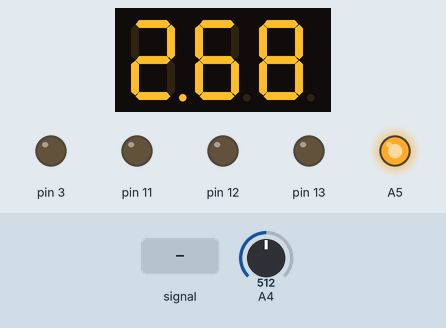
Bench run of a sketch on a simulated Arduino Uno, built with avr-gcc and run on an emulated ATmega328P. Parts: 3-digit seven-segment display, output pins drawn as LEDs (lit = HIGH). Wiring (inferred from the names in the program): 3-digit 7-segment display, segments lit when HIGH: segments pin 10, pin 9, pin 8, pin 7, pin 6, pin 5, pin 4, pin 2; digit selects A3, pin 0, pin 1. Inputs (shaded band) come from the test bench; at power-on: A4 = 512. The segment pins are drawn as the display they are named for; pins used as bus, display or sensor lines are not drawn.

Above: at 1.2 s.
1.3 s: A4 set to 769
At 2.6 s:
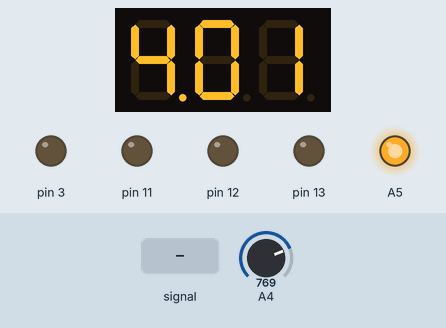
2.8 s: A4 set to 791
At 3.9 s:
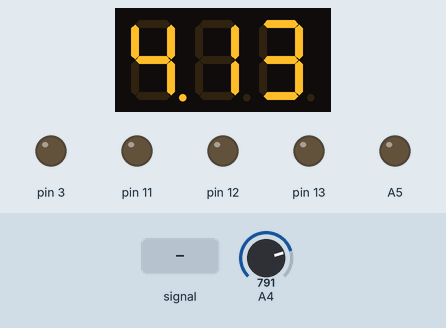
4.9 s: A4 set to 306
At 6.2 s:
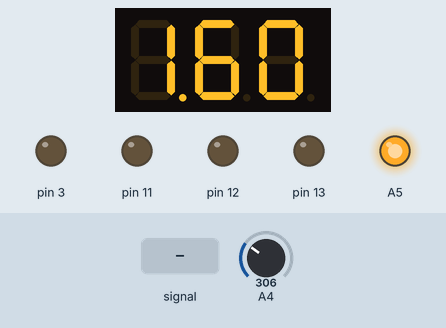
6.4 s: A4 fed a 2 Hz sine of ±306 counts around its level
At 7.26 s:
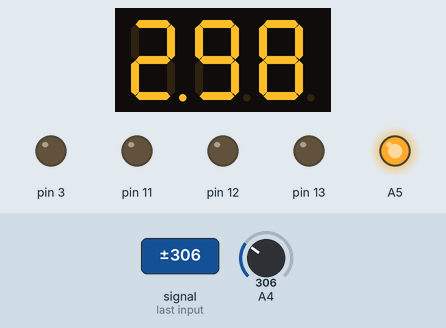
7.9 s: A4 set to 511
At 8.51 s:
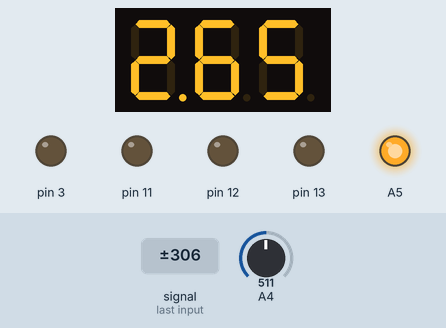
9.8 s: A4 fed a 2 Hz sine of ±306 counts around its level
At 10.28 s:
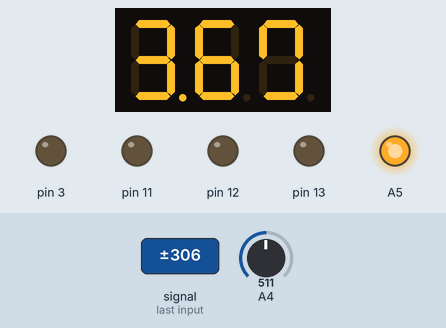
Timing chart, 0 to 12.7 s (numbered marks = the images above; inputs shaded):
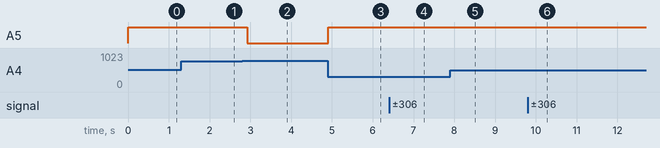

The sketch:

beeptimer.ino
```cpp
void setup()
{
  for (int i = 0; i <= 13; ++i)
  {
    pinMode(i, OUTPUT);
    digitalWrite(i, LOW);
  }
  pinMode(A3, OUTPUT);
  digitalWrite(A3, LOW);
  pinMode(A5, OUTPUT);
  digitalWrite(A5, LOW);
}

/*
   0x01
0x20  0x02
   0x40
0x10  0x04
   0x08    0x80
*/

unsigned char font[16] = {
  0x3F, 0x06, 0x5B, 0x4F, 0x66, 0x6D, 0x7D, 0x07, 0x7F, 0x6F,
  0x77 | 0x80, 0x7C | 0x80, 0x39 | 0x80, 0x5F | 0x80, 0x79 | 0x80, 0x71 | 0x80
};
unsigned char fontPin[8] = {
  10, 9, 8, 7, 6, 5, 4, 2
};
unsigned char digitPin[3] = {
  A3, 0, 1
};
unsigned char displayBits[3];
int outDigit = 0;

void setNumbers(int i)
{
  int hundreds = i / 100;
  i = i - (hundreds * 100);
  int tens = i / 10;
  i = i - (tens * 10);
  int ones = i;
  displayBits[0] = font[hundreds];
  displayBits[1] = font[tens];
  displayBits[2] = font[ones];
}

void tickOutput()
{
  digitalWrite(digitPin[outDigit], LOW);
  ++outDigit;
  if (outDigit == 3)
  {
    outDigit = 0;
  }
  for (int i = 0; i < 8; ++i)
  {
    if (displayBits[outDigit] & (1 << i))
    {
      digitalWrite(fontPin[i], HIGH);
    }
    else
    {
      digitalWrite(fontPin[i], LOW);
    }
  }
  digitalWrite(digitPin[outDigit], HIGH);
}

static float filterVoltage = 3.7f;
static bool isCharging = true;

void tickChargeController()
{
  int i = analogRead(A4);
  float val = i * 5.35f / 1023;
  filterVoltage = filterVoltage * 0.997f + val * 0.003f;
  if (filterVoltage > 4.1f)
  {
    isCharging = false;
  }
  else if (filterVoltage < 4.0f)
  {
    isCharging = true;
  }
  digitalWrite(A5, isCharging ? HIGH : LOW);
}

static int lastNumbers = 0;

void tickChargeDisplay()
{
  /* display detected voltage */
  int num = (int)(filterVoltage * 100);
  /* Some hysteresis in display to avoid psycho digits.
     Use 0.6f as the quanta because that maps to a little
     more than one least significant bit of the ADC. */
  if ((int)(filterVoltage * 100 + 0.6f) == lastNumbers)
  {
    num = lastNumbers;
  }
  else if ((int)(filterVoltage * 100 - 0.6f) == lastNumbers)
  {
    num = lastNumbers;
  }
  lastNumbers = num;
  setNumbers(num);
  /* set the decimal point */
  displayBits[0] |= 0x80;
}

void loop()
{
  /* important! don't overcharge battery! */
  tickChargeController();
  /* display charge voltage */
  tickChargeDisplay();

  /* tick the display, as each digit needs refresh */
  tickOutput();
}
```

Measured:
- the behaviour switches between 783 and 784 on A4 (found by bisection; images 1 and 2)
- after the input at 1.3 s, the display: first changes at once (image 1 shows a later state)
- after the input at 2.8 s, A5: HIGH → LOW after 0.12 s; the display: first changes after 0.10 s (image 2 shows a later state)
- after the input at 4.9 s, A5: LOW → HIGH at once; the display: first changes after 0.08 s (image 3 shows a later state)
- after the input at 6.4 s, the display: first changes after 0.06 s (image 4 shows a later state)
- after the input at 9.8 s, the display: first changes after 0.10 s (image 6 shows a later state)
